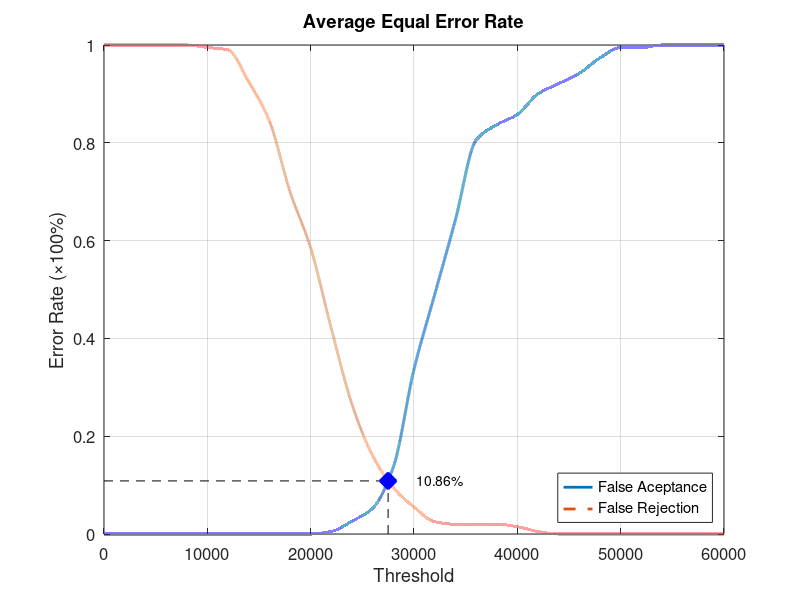
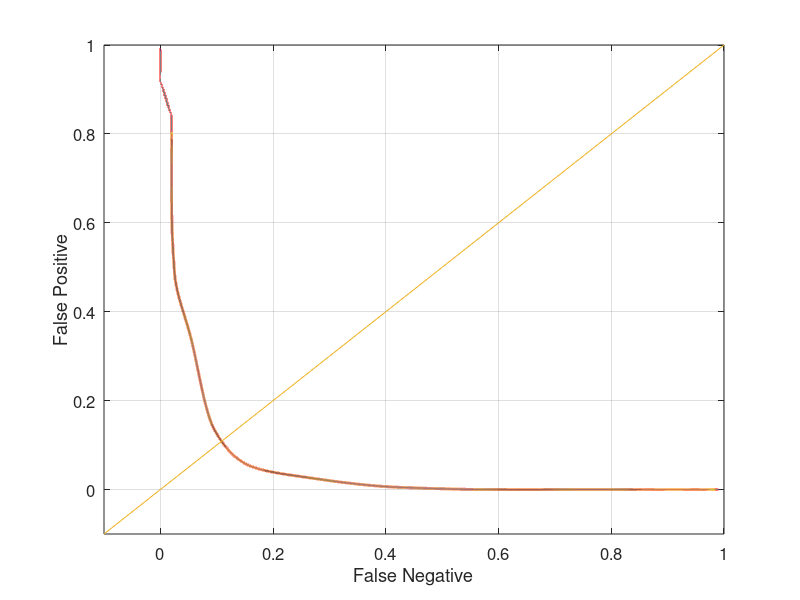

MATLAB code for these plots, in order:
function yEER = Database3_3
close all;
clear;
clc;
x = 0:2000:60000;
xq = 0:0.5:60000;

y0 = [0 0 0 0 0 0 0 0 0 0 0 0.00526316 0.0263158 0.0526316 0.136842 0.336842 0.489474 0.642105 0.805263 0.836842 0.857895 0.9 0.921053 0.942105 0.973684 0.994737 0.994737 1 1 1 1];
yy0 = interp1(x, y0, xq, 'pchip');
y1 = [1 1 1 1 1 0.995 0.99 0.925 0.845 0.7 0.585 0.42 0.265 0.16 0.095 0.055 0.025 0.02 0.02 0.02 0.015 0.005 0 0 0 0 0 0 0 0 0];
yy1 = interp1(x, y1, xq, 'pchip');

% Calculating EER: 
y2 = abs(y0 - y1);
find(y2 == min(y2))
yy2 = abs(yy0 - yy1);
xEER = find(yy2 == min(yy2));
xEERIndex = xq(xEER) % X-axis EER
yEER = yy0(xEER) % Y-axis EER

main = figure
plot(xq, yy0,'-','LineWidth', 2);	hold on
plot(xq, yy1,'--','LineWidth', 2);	hold on
plot([xEERIndex xEERIndex], [0 yEER], 'k--');	hold on
plot([0 xEERIndex], [yEER yEER], 'k--');	hold on
plot(xEERIndex, yEER, 'bx', 'LineWidth', 10);	hold on
text(xEERIndex + 10 * xEERIndex / 100, yEER, [num2str(round((10000 * yEER)) / 100) '%'])
legend('False Aceptance', 'False Rejection', 'Location', 'SouthEast')
xlabel('Threshold')
ylabel('Error Rate (\times100%)')
title('Average Equal Error Rate')
set(gca, 'FontSize', 12)
axis([0 60000 0 1])
grid on

print(main, 'Database3_3Main', '-dpng');
FNRxFPR = figure('Color', [1 1 1]);
plot(yy1, yy0, '-', yy1, yy0, 'LineWidth', 2);
hold on
y = -0.1:0.1:1
plot(y, y); 
set(gca, 'FontSize', 12)
xlabel('False Negative')
ylabel('False Positive')
axis([-0.1 1 -0.1 1])
set(gca, 'FontSize', 12)
grid on

print(FNRxFPR, 'Database3_3FNRxFPR','-dpng');
end
